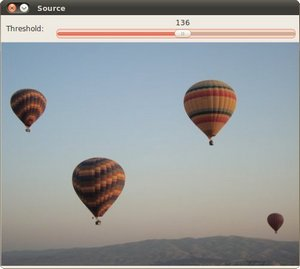
//> input picture DisplayImage/Ballon.jpg, 300 x 269 px
$ ./histogram_comparison ../Ballon.jpg ../HappyFish.jpg ../HappyFish.jpg   (built with g++ and OpenCV 4)
//> lines starting //> are read from the running program, lines starting //| are printed output that depends on the picture
#include <opencv2/imgproc/imgproc.hpp>
#include <opencv2/highgui/highgui.hpp>
#include <iostream>
#include <string>

using namespace std;
using namespace cv;
//Global veraible
string window_name = "hsv window";

int main(int argc,char** argv)
{
	Mat src_base,hsv_base;
	Mat src_test1, hsv_test1;
	Mat src_test2,hsv_test2;
	Mat hsv_half_down;

	//load an image with different enviroment setings
	if (argc < 4)
	{
		cerr<<"**Error.Usage: Please input the correct number of varibles."<<endl;
		return -1;
	}

	src_base = imread(argv[1],1);
//> src_base is the input picture: 269 rows x 300 cols, CV_8UC3; mean B, G, R 157.4, 156.9, 154.1
	src_test1 = imread(argv[2],1);
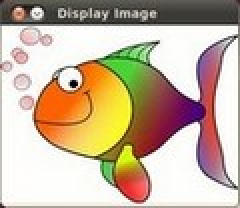
//> input picture DisplayImage/HappyFish.jpg, 120 x 104 px (shown 2 times larger)
//> src_test1 is the input picture: 104 rows x 120 cols, CV_8UC3; mean B, G, R 157.8, 180.2, 199.4
	src_test2 = imread(argv[3],1);

	//Convert into HSV
	cvtColor(src_base,hsv_base,COLOR_BGR2HSV);
//> hsv_base: 269 rows x 300 cols, CV_8UC3; mean H, S, V 62.5, 36.3, 167.5
	cvtColor(src_test1,hsv_test1,COLOR_BGR2HSV);
//> hsv_test1: 104 rows x 120 cols, CV_8UC3; mean H, S, V 47.5, 68.2, 203
	cvtColor(src_test2,hsv_test2,COLOR_BGR2HSV);

	hsv_half_down = hsv_base(Range(hsv_base.rows/2,hsv_base.rows-1),Range(0,hsv_base.cols-1));
//> hsv_half_down: 134 rows x 299 cols, CV_8UC3; mean H, S, V 53.7, 24.9, 157.2

	//using 50 bins for hue and 60 for saturation
	int h_bins = 50,s_bins = 60;
	int histSize[] = {h_bins,s_bins};

	//hue varies from 0 to 179,saturation from 0 to 255
	float h_range[] = {0,180};
	float s_range[] = {0,256};

	const float* range[] = {h_range,s_range};

	//use the o-th and 1-st channels
	int channels[] = {0,1};

	//Histograms
	MatND hist_base,hist_half_down,hist_test1,hist_test2;

	//Calculate the histograms for the HSV images
	calcHist (&hsv_base,1,channels,Mat(),hist_base,2,histSize,range,true,false);
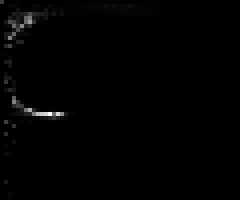
//> hist_base: 50 rows x 60 cols, CV_32FC1 (shown 4 times larger); min 0, max 3159, mean 26.9; drawn with min black and max white
	normalize(hist_base,hist_base,0,1,NORM_MINMAX,-1,Mat());

	calcHist(&hsv_half_down,1,channels,Mat(),hist_half_down,2,histSize,range,true,false);
	normalize(hist_half_down,hist_half_down,0,1,NORM_MINMAX,-1,Mat());
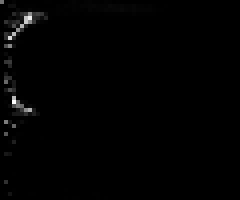
//> hist_half_down: 50 rows x 60 cols, CV_32FC1 (shown 4 times larger); min 0, max 1, mean 0.00843

	calcHist(&hsv_test1,1,channels,Mat(),hist_test1,2,histSize,range,true,false);
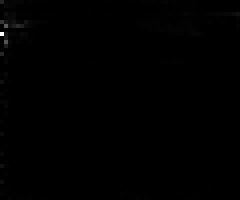
//> hist_test1: 50 rows x 60 cols, CV_32FC1 (shown 4 times larger); min 0, max 1439, mean 4.2; drawn with min black and max white
	normalize(hist_test1,hist_test1,0,1,NORM_MINMAX,-1,Mat());

	calcHist(&hsv_test2,1,channels,Mat(),hist_test2,2,histSize,range,true,false);
	normalize(hist_test2,hist_test2,0,1,NORM_MINMAX,-1,Mat());

	//Apply the histogram comparison methods
	for (int i = 0; i<4;i++)
	{
		int compare_method = i;
		double base_base = compareHist(hist_base,hist_base,compare_method);
		double base_half = compareHist(hist_base,hist_half_down,compare_method);
		double base_test1 = compareHist(hist_base,hist_test1,compare_method);
		double base_test2 = compareHist(hist_base,hist_test2,compare_method);

		cout << "Method "<<compare_method<<" perfect, base-half,base_test(1),base-test(2)"<<endl;
		cout<<base_base<<" "<<base_half<<" "<<base_test1<<" "<<base_test2<<endl;

	}
//> this loop made 4 passes
//> (base_base, base_half, base_test1, base_test2) on passes 1 to 4: (1, 0.664, 0.107, 0.107), (0, 16.4, 126, 126), (25.55, 16.03, 3.05, 3.05), (0, 0.41, 0.769, 0.769)
//| 1 0.663514 0.106916 0.106916
//| 0 16.399 125.974 125.974
//| 25.5461 16.0307 3.04805 3.04805
//| 0 0.409515 0.76918 0.76918


	cout<<"Done"<<endl;
	namedWindow(window_name,CV_WINDOW_AUTOSIZE);
	imshow(window_name,hsv_base);
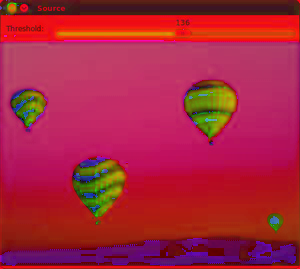
//> window 'hsv window': 269 rows x 300 cols, CV_8UC3; mean B, G, R 62.5, 36.3, 167.5
	waitKey(0);

	return 0;

}
